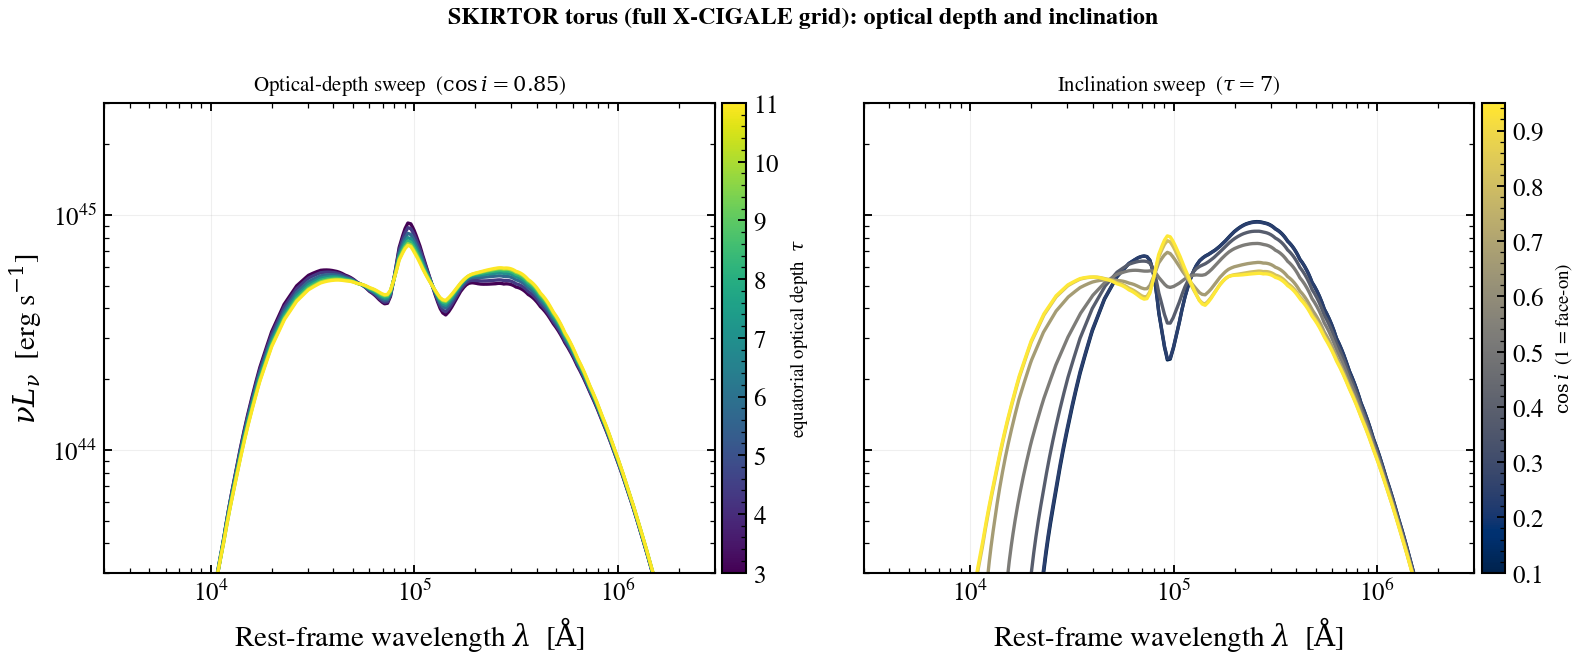

This chart was generated by the following Python code:
"""
SKIRTOR torus (full X-CIGALE grid): optical depth and inclination
=================================================================

This is tengri's full-grid SKIRTOR torus (Stalevski+2012, 2016), following the
X-CIGALE ``skirtor2016`` conventions: a 5-D clumpy two-phase library indexed by
equatorial optical depth ``tau``, radial and polar density gradients ``p`` / ``q``,
half-opening angle ``oa``, and inclination ``cos i`` (plus an optional Casey-2012
polar-dust graybody). It is the science-grade counterpart to the
parameter-*averaged* ``skirtor_agnfitter`` library — and, having the full grid,
it responds strongly to its parameters.

The panels sweep the two most consequential axes:

- **Equatorial optical depth** ``tau`` (left): a thicker torus deepens the
  9.7 micron silicate absorption and redistributes the reprocessed power.
- **Inclination** (right): edge-on lines of sight (low ``cos i``) graze the
  optically-thick equatorial dust (Type-2-like, deep silicate absorption);
  face-on sight lines look down the polar funnel (Type-1-like).

The full-grid SKIRTOR peaks near 40 micron, redward of the ~25 micron
AGNfitter-averaged ``skirtor_agnfitter`` library (see
``plot_skirtor_agnfitter_sweep.py``). The torus contribution is isolated by
subtracting the disc-only SED.

References
----------
.. [1] M. Stalevski et al., "3D radiative transfer modeling of the dusty torus
   around AGN," MNRAS 420, 2756 (2012). arXiv:1109.1286.
.. [2] M. Stalevski et al., "The dust covering factor in active galactic
   nuclei," MNRAS 458, 2288 (2016). arXiv:1602.01954.
.. [3] M. Boquien et al., "CIGALE: a python Code Investigating GALaxy Emission,"
   A&A 622, A103 (2019). arXiv:1811.03094.
"""

import os

os.environ["TF_CPP_MIN_LOG_LEVEL"] = "2"  # suppress XLA/PjRt C++ INFO+WARNING logs

import warnings

import jax
import matplotlib as mpl
import matplotlib.pyplot as plt
import numpy as np

import tengri
from tengri.analysis.plotting import setup_style
from tengri.utils.physics_constants import C_AA  # speed of light [Angstrom/s]

setup_style()
warnings.filterwarnings("ignore", message=".*BakedInBackend.*")
warnings.filterwarnings("ignore", message=".*deprecated.*")

ssp = tengri.load_ssp()

SFH = {"type": "const", "*": tengri.FIXED, "log_total_mass": -10.0}
DUST = {"type": "two_component", "*": tengri.FIXED, "tau_diff": 0.0, "tau_bc": 0.0}

# SKIRTOR grid (CIGALE subset): tau 3-11, oa 10-80, cos i in (0, 1].
TAU_VALUES = np.linspace(3.0, 11.0, 7)
COS_INC_VALUES = np.linspace(0.1, 0.95, 7)
OA_REF = 40.0
COS_INC_REF = 0.85
TAU_REF = 7.0

BASE_AGN = {
    "disc": {"type": "multicolor", "*": tengri.FIXED},
    "*": tengri.FIXED,
    "log_lbol": 12.0,
    "frac": 1.0,
}


def _build_sed(torus: dict | None) -> tuple[np.ndarray, np.ndarray]:
    agn = dict(BASE_AGN)
    if torus is not None:
        agn["torus"] = torus
    model = tengri.SEDModel.build(ssp, sfh=SFH, dust=DUST, agn=agn, redshift=tengri.Fixed(0.05))
    p = dict(model.spec.sample(jax.random.PRNGKey(0)))
    out = model.predict(p)
    return np.asarray(model.wavelengths), np.asarray(out.rest_sed())


WAVE, DISC_ONLY = _build_sed(None)


def torus_sed(oa: float, cos_inc: float, tau: float) -> tuple[np.ndarray, np.ndarray]:
    """Return (wavelength [AA], nu*L_nu [erg/s]) for the SKIRTOR torus alone."""
    wave, total = _build_sed(
        {
            "type": "skirtor",
            "*": tengri.FIXED,
            "oa_skirtor": oa,
            "cos_inc": cos_inc,
            "tau_skirtor": tau,
        }
    )
    disc = np.interp(wave, WAVE, DISC_ONLY)
    return wave, C_AA / wave * np.clip(total - disc, 0.0, None)


fig, axes = plt.subplots(1, 2, figsize=(11.0, 4.6), sharey=True)

# ── Panel 1: equatorial optical depth sweep ─────────────────────────────
ax = axes[0]
norm_t = mpl.colors.Normalize(vmin=TAU_VALUES.min(), vmax=TAU_VALUES.max())
cmap_t = plt.get_cmap("viridis")
for tau in TAU_VALUES:
    wave, nu_l_nu = torus_sed(OA_REF, COS_INC_REF, tau)
    ax.loglog(wave, nu_l_nu, color=cmap_t(norm_t(tau)), lw=1.6)
ax.set_title(rf"Optical-depth sweep  ($\cos i = {COS_INC_REF}$)", fontsize=10)
ax.set_ylabel(r"$\nu L_\nu$  [erg s$^{-1}$]")
sm_t = mpl.cm.ScalarMappable(norm=norm_t, cmap=cmap_t)
fig.colorbar(sm_t, ax=ax, pad=0.01).set_label(r"equatorial optical depth  $\tau$", fontsize=9)

# ── Panel 2: inclination sweep ──────────────────────────────────────────
ax = axes[1]
norm_i = mpl.colors.Normalize(vmin=COS_INC_VALUES.min(), vmax=COS_INC_VALUES.max())
cmap_i = plt.get_cmap("cividis")
for cos_inc in COS_INC_VALUES:
    wave, nu_l_nu = torus_sed(OA_REF, cos_inc, TAU_REF)
    ax.loglog(wave, nu_l_nu, color=cmap_i(norm_i(cos_inc)), lw=1.6)
ax.set_title(rf"Inclination sweep  ($\tau = {TAU_REF:.0f}$)", fontsize=10)
sm_i = mpl.cm.ScalarMappable(norm=norm_i, cmap=cmap_i)
fig.colorbar(sm_i, ax=ax, pad=0.01).set_label(r"$\cos i$  (1 = face-on)", fontsize=9)

for ax in axes:
    ax.set_xlim(3e3, 3e6)
    ax.set_ylim(3e43, 3e45)
    ax.set_xlabel(r"Rest-frame wavelength $\lambda$  [$\mathrm{\AA}$]")
    ax.grid(True, which="major", alpha=0.2)

fig.suptitle(
    "SKIRTOR torus (full X-CIGALE grid): optical depth and inclination",
    fontsize=11.5,
    weight="bold",
)
fig.tight_layout()
plt.savefig("plot_skirtor_xcigale_sweep.png", dpi=150, bbox_inches="tight")
